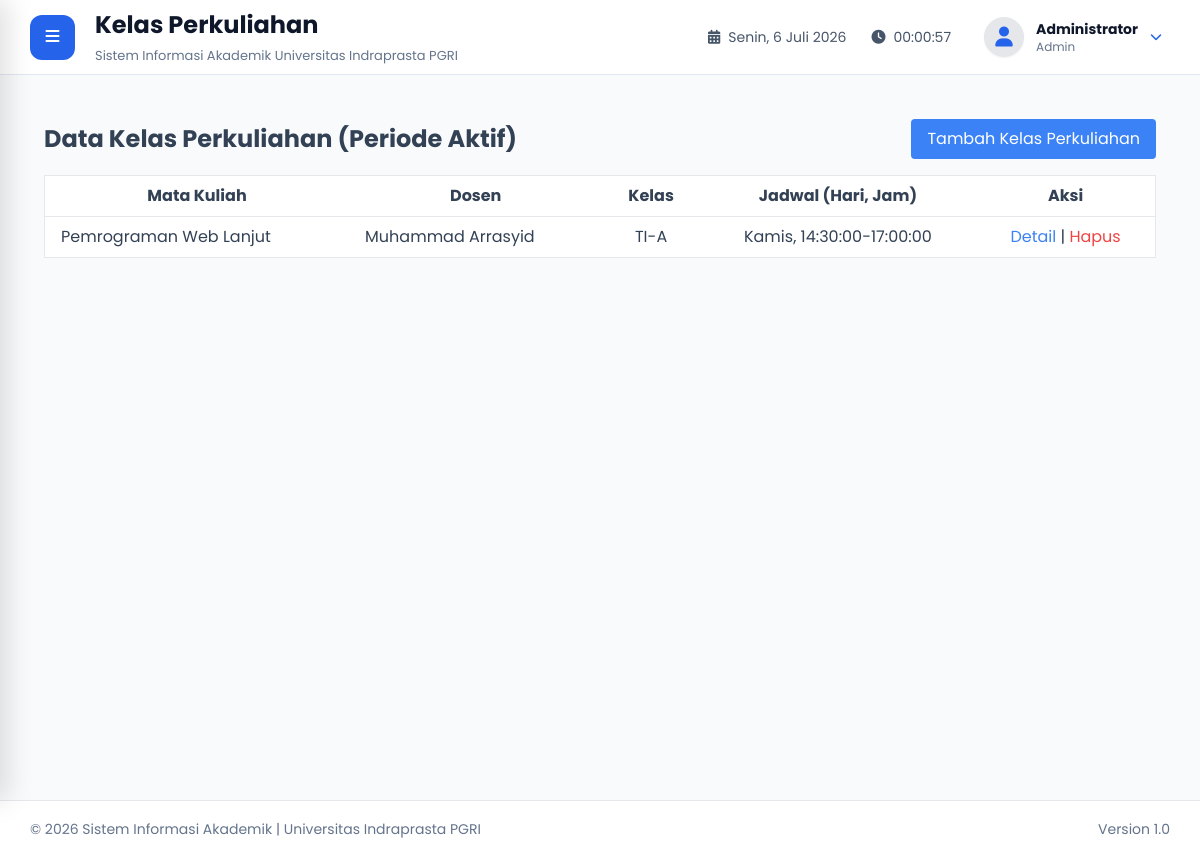
The page /admin/jadwal/index.php (signed in) on the database its author committed.
### tables this page shows
CREATE TABLE IF NOT EXISTS `kelas_perkuliahan` (
  `id_kelas_perkuliahan` char(36) NOT NULL,
  `id_matkul` char(36) NOT NULL,
  `id_dosen` char(36) NOT NULL,
  `id_kelas` char(36) NOT NULL,
  `id_periode` char(36) NOT NULL,
  `hari` varchar(20) DEFAULT NULL,
  `jam_mulai` time DEFAULT NULL,
  `jam_selesai` time DEFAULT NULL,
  `ruangan` varchar(50) DEFAULT NULL,
  PRIMARY KEY (`id_kelas_perkuliahan`),
  KEY `id_matkul` (`id_matkul`),
  KEY `id_dosen` (`id_dosen`),
  KEY `id_kelas` (`id_kelas`),
  KEY `id_periode` (`id_periode`),
  CONSTRAINT `kelas_perkuliahan_ibfk_1` FOREIGN KEY (`id_matkul`) REFERENCES `mata_kuliah` (`id_matkul`) ON DELETE CASCADE,
  CONSTRAINT `kelas_perkuliahan_ibfk_2` FOREIGN KEY (`id_dosen`) REFERENCES `dosen` (`id_dosen`) ON DELETE CASCADE,
  CONSTRAINT `kelas_perkuliahan_ibfk_3` FOREIGN KEY (`id_kelas`) REFERENCES `kelas` (`id_kelas`) ON DELETE CASCADE,
  CONSTRAINT `kelas_perkuliahan_ibfk_4` FOREIGN KEY (`id_periode`) REFERENCES `periode_akademik` (`id_periode`) ON DELETE CASCADE
);

CREATE TABLE IF NOT EXISTS `mata_kuliah` (
  `id_matkul` char(36) NOT NULL,
  `id_prodi` char(36) NOT NULL,
  `kode_matkul` varchar(20) NOT NULL,
  `nama_matkul` varchar(100) NOT NULL,
  `sks` int NOT NULL,
  PRIMARY KEY (`id_matkul`),
  UNIQUE KEY `kode_matkul` (`kode_matkul`),
  KEY `id_prodi` (`id_prodi`),
  CONSTRAINT `mata_kuliah_ibfk_1` FOREIGN KEY (`id_prodi`) REFERENCES `prodi` (`id_prodi`) ON DELETE CASCADE
);

CREATE TABLE IF NOT EXISTS `users` (
  `id_user` char(36) NOT NULL,
  `username` varchar(50) NOT NULL,
  `password_hash` varchar(255) NOT NULL,
  `nama_lengkap` varchar(100) NOT NULL,
  `foto` varchar(255) DEFAULT 'default-user.png',
  `role` enum('admin','dosen','mahasiswa') NOT NULL,
  `status` enum('aktif','nonaktif') DEFAULT 'aktif',
  `last_login` datetime DEFAULT NULL,
  `created_at` timestamp NULL DEFAULT CURRENT_TIMESTAMP,
  PRIMARY KEY (`id_user`),
  UNIQUE KEY `username` (`username`)
);

CREATE TABLE IF NOT EXISTS `kelas` (
  `id_kelas` char(36) NOT NULL,
  `id_prodi` char(36) NOT NULL,
  `nama_kelas` varchar(20) NOT NULL,
  PRIMARY KEY (`id_kelas`),
  UNIQUE KEY `uk_prodi_kelas` (`id_prodi`,`nama_kelas`),
  CONSTRAINT `kelas_ibfk_1` FOREIGN KEY (`id_prodi`) REFERENCES `prodi` (`id_prodi`) ON DELETE CASCADE
);

### admin/jadwal/index.php (the view, shortened to what this page needs)
<?php
require_once "../../layout/header.php";
require_once "../../layout/sidebar.php";
require_once "../../layout/navbar.php";
$jadwal = $pdo->query("
    SELECT kp.*, m.nama_matkul, d.nama_lengkap as dosen, k.nama_kelas, p.nama_periode
    FROM kelas_perkuliahan kp
    JOIN mata_kuliah m ON kp.id_matkul = m.id_matkul
    JOIN dosen ds ON kp.id_dosen = ds.id_dosen
    JOIN users d ON ds.id_user = d.id_user
    JOIN kelas k ON kp.id_kelas = k.id_kelas
    JOIN periode_akademik p ON kp.id_periode = p.id_periode
    WHERE p.status = 'aktif'
    ORDER BY kp.hari ASC, kp.jam_mulai ASC
")->fetchAll();
?>
<div class="p-6">
    <div class="flex justify-between items-center mb-4">
        <h1 class="text-2xl font-bold">Data Kelas Perkuliahan (Periode Aktif)</h1>
        <a href="tambah.php" class="bg-blue-500 text-white px-4 py-2 rounded">Tambah Kelas Perkuliahan</a>
    </div>
    <table class="min-w-full bg-white border">
        <thead>
            <tr>
                <th class="py-2 px-4 border-b">Mata Kuliah</th>
                <th class="py-2 px-4 border-b">Dosen</th>
                <th class="py-2 px-4 border-b">Kelas</th>
                <th class="py-2 px-4 border-b">Jadwal (Hari, Jam)</th>
                <th class="py-2 px-4 border-b">Aksi</th>
            </tr>
        </thead>
        <tbody>
            <?php foreach($jadwal as $j): ?>
            <tr>
                <td class="py-2 px-4 border-b"><?= htmlspecialchars($j['nama_matkul']) ?></td>
                <td class="py-2 px-4 border-b"><?= htmlspecialchars($j['dosen']) ?></td>
                <td class="py-2 px-4 border-b text-center"><?= htmlspecialchars($j['nama_kelas']) ?></td>
                <td class="py-2 px-4 border-b text-center"><?= htmlspecialchars($j['hari']) ?>, <?= $j['jam_mulai'] ?>-<?= $j['jam_selesai'] ?></td>
                <td class="py-2 px-4 border-b text-center">
                    <a href="detail.php?id=<?= $j['id_kelas_perkuliahan'] ?>" class="text-blue-500">Detail</a> |
                    <a href="hapus.php?id=<?= $j['id_kelas_perkuliahan'] ?>" class="text-red-500" onclick="return confirm('Yakin hapus?')">Hapus</a>
                </td>
            </tr>
            <?php endforeach; ?>
        </tbody>
    </table>
</div>
<?php require_once "../../layout/footer.php"; ?>

### assets/css/style.css (style rules this page uses)
* { margin:0; padding:0; box-sizing:border-box; font-family:'Poppins',sans-serif; }
html { scroll-behavior:smooth; }
body { background:#f1f5f9; color:#334155; overflow-x:hidden; }
a { text-decoration:none; color:inherit; }
.text-center { text-align:center; }
.mb-4 { margin-bottom:40px; }
.rounded { border-radius:12px; }

### rows shown on the page
kelas_perkuliahan: id_matkul.nama_matkul "Pemrograman Web Lanjut", users.nama_lengkap "Muhammad Arrasyid", id_kelas.nama_kelas "TI-A", hari "Kamis", jam_mulai "14:30:00", jam_selesai "17:00:00"

### other values the page prints
$pageTitle "Kelas Perkuliahan"
$nama "Administrator"
$role "Admin"
NAMA_APLIKASI "Sistem Informasi Akademik"
NAMA_KAMPUS "Universitas Indraprasta PGRI"
VERSI "1.0"
